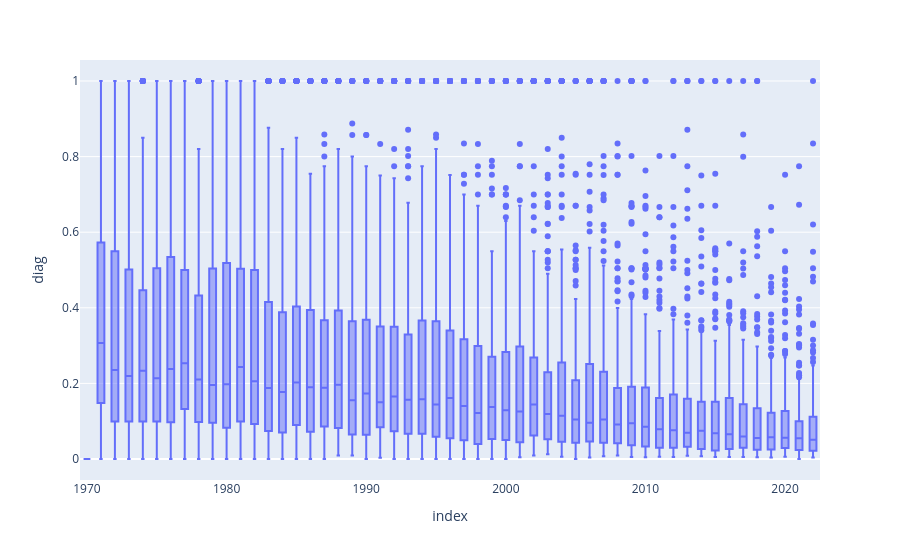

Notebook code for this chart:
### Code cell
px.box(
    df_dist_yearly,
    x="index",
    y="diag",
    hover_data="country",
)

### Figure 1 — Plotly figure (JSON) as saved in the notebook; plotly's stock layout.template omitted (floating-point values rounded to 4 significant figures; data arrays with more than 128 entries replaced by an {"elided": "..."} marker saying what was removed)
{"data": [{"alignmentgroup": "True", "customdata": {"elided": "9923x1 str values"}, "hovertemplate": "index=%{x}<br>diag=%{y}<br>country=%{customdata[0]}<extra></extra>", "legendgroup": "", "marker": {"color": "#636efa"}, "name": "", "notched": false, "offsetgroup": "", "orientation": "v", "showlegend": false, "x": {"elided": "9923 int values"}, "x0": " ", "xaxis": "x", "y": {"elided": "9923 float values"}, "y0": " ", "yaxis": "y", "type": "box"}], "layout": {"xaxis": {"anchor": "y", "domain": [0.0, 1.0], "title": {"text": "index"}}, "yaxis": {"anchor": "x", "domain": [0.0, 1.0], "title": {"text": "diag"}}, "legend": {"tracegroupgap": 0}, "margin": {"t": 60}, "boxmode": "group"}}
